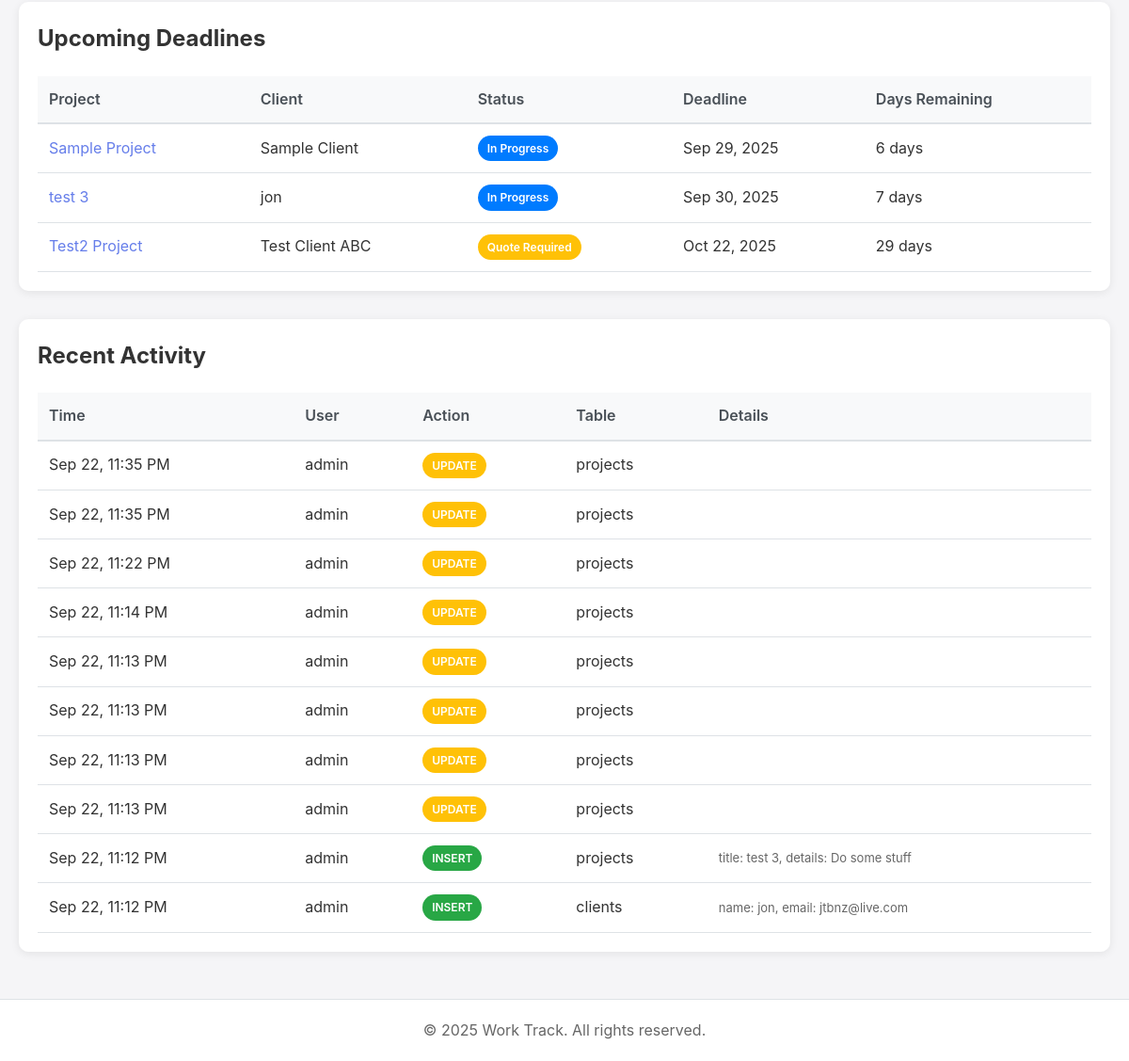
/index.php (signed in, lower part), run on an earlier commit of the app's database.
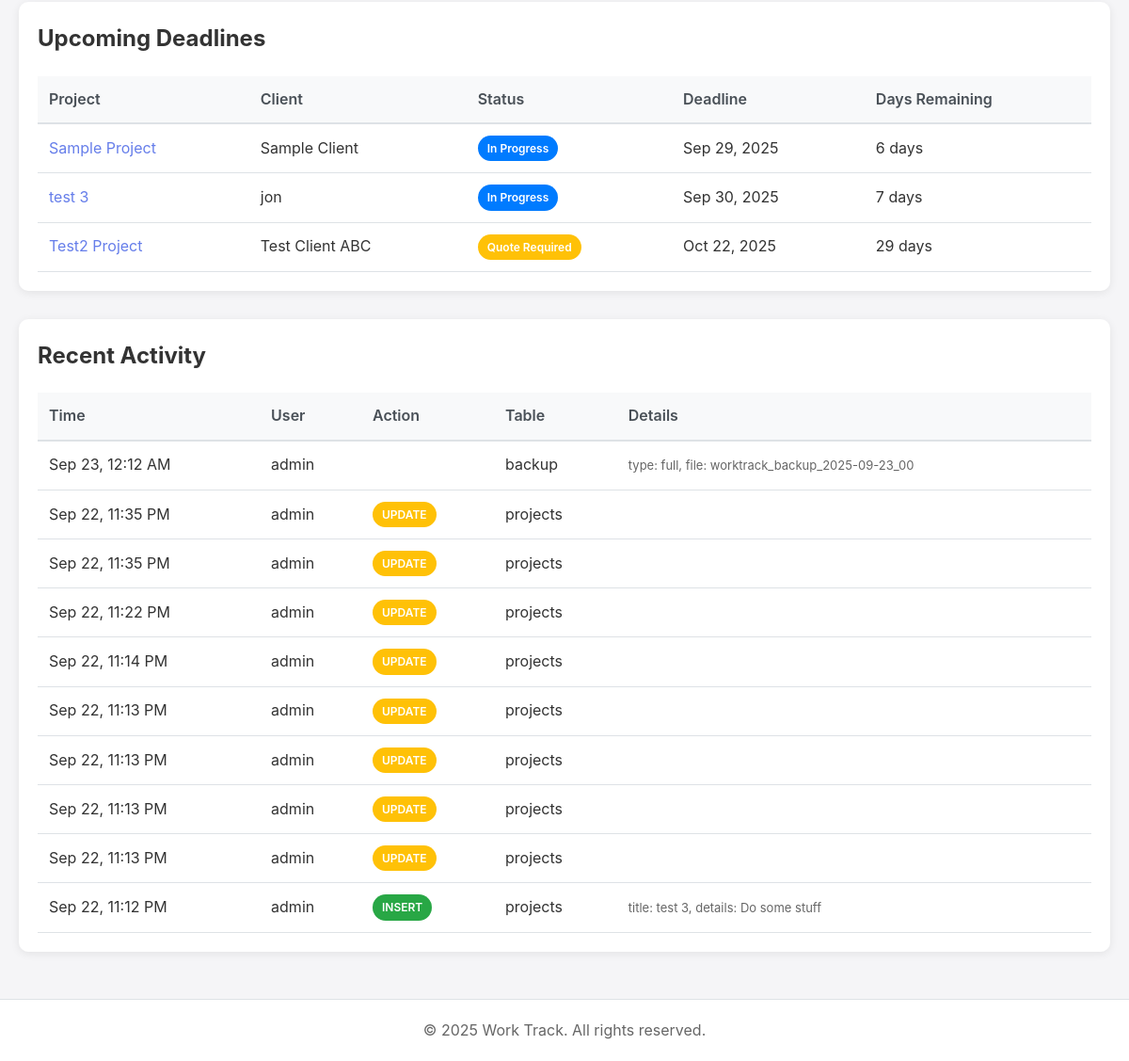
And on a later commit of the database.
### tables this page shows
CREATE TABLE projects (
    id INTEGER PRIMARY KEY AUTOINCREMENT,
    title TEXT NOT NULL,
    details TEXT,
    client_id INTEGER REFERENCES clients(id),
    start_date DATE,
    completion_date DATE,
    status_id INTEGER REFERENCES project_statuses(id),
    created_date DATETIME DEFAULT CURRENT_TIMESTAMP,
    fabric TEXT,
    created_by INTEGER REFERENCES users(id),
    updated_by INTEGER REFERENCES users(id),
    updated_at DATETIME DEFAULT CURRENT_TIMESTAMP,
    template_id INTEGER REFERENCES project_templates(id)
);

CREATE TABLE clients (
    id INTEGER PRIMARY KEY AUTOINCREMENT,
    name TEXT NOT NULL,
    address TEXT,
    phone TEXT,
    email TEXT,
    remarks TEXT,
    created_at DATETIME DEFAULT CURRENT_TIMESTAMP,
    updated_at DATETIME DEFAULT CURRENT_TIMESTAMP,
    created_by INTEGER REFERENCES users(id),
    updated_by INTEGER REFERENCES users(id)
);

CREATE TABLE project_statuses (
    id INTEGER PRIMARY KEY AUTOINCREMENT,
    name TEXT NOT NULL,
    color TEXT DEFAULT '#007bff',
    sort_order INTEGER DEFAULT 0,
    is_active BOOLEAN DEFAULT 1
);

CREATE TABLE audit_log (
    id INTEGER PRIMARY KEY AUTOINCREMENT,
    table_name TEXT NOT NULL,
    record_id INTEGER NOT NULL,
    action TEXT NOT NULL, -- INSERT, UPDATE, DELETE
    changes_json TEXT,
    user_id INTEGER REFERENCES users(id),
    timestamp DATETIME DEFAULT CURRENT_TIMESTAMP
);

CREATE TABLE users (
    id INTEGER PRIMARY KEY AUTOINCREMENT,
    username TEXT NOT NULL UNIQUE,
    password_hash TEXT NOT NULL,
    email TEXT NOT NULL,
    created_at DATETIME DEFAULT CURRENT_TIMESTAMP,
    last_login DATETIME
);

### includes/db.php (called while the page is built, shortened)
<?php
class Database {
    private static $instance = null;
    private $conn;
    private function __construct() {
        try {
            $this->conn = new PDO('sqlite:' . DB_PATH);
            $this->conn->setAttribute(PDO::ATTR_ERRMODE, PDO::ERRMODE_EXCEPTION);
            $this->conn->setAttribute(PDO::ATTR_DEFAULT_FETCH_MODE, PDO::FETCH_ASSOC);
            $this->conn->exec('PRAGMA foreign_keys = ON');
        } catch (PDOException $e) {
            die("Connection failed: " . $e->getMessage());
        }
    }
    public static function getInstance() {
        if (!self::$instance) {
            self::$instance = new Database();
        }
        return self::$instance;
    }
    public function query($sql, $params = []) {
        try {
            $stmt = $this->conn->prepare($sql);
            $stmt->execute($params);
            return $stmt;
        } catch (PDOException $e) {
            if (DEBUG_MODE) {
                throw $e;
            }
            error_log($e->getMessage());
            return false;
        }
    }
    public function fetchAll($sql, $params = []) {
        $stmt = $this->query($sql, $params);
        return $stmt ? $stmt->fetchAll() : [];
    }
}
?>

### index.php (the view, shortened to what this page needs)
<?php
require_once 'includes/header.php';
require_once 'includes/db.php';
$db = Database::getInstance();
$recentActivity = $db->fetchAll("
    SELECT al.*, u.username
    FROM audit_log al
    LEFT JOIN users u ON al.user_id = u.id
    ORDER BY al.timestamp DESC
    LIMIT 10
");
$upcomingDeadlines = $db->fetchAll("
    SELECT p.*, c.name as client_name, ps.name as status_name, ps.color as status_color
    FROM projects p
    LEFT JOIN clients c ON p.client_id = c.id
    LEFT JOIN project_statuses ps ON p.status_id = ps.id
    WHERE p.completion_date >= date('now')
    AND ps.name NOT IN ('Completed', 'Cancelled')
    ORDER BY p.completion_date ASC
    LIMIT 5
");
?>
<div class="table-container">
    <h2 style="margin-bottom: 20px;">Upcoming Deadlines</h2>
    <?php if (count($upcomingDeadlines) > 0): ?>
        <table>
            <thead>
                <tr>
                    <th>Project</th>
                    <th>Client</th>
                    <th>Status</th>
                    <th>Deadline</th>
                    <th>Days Remaining</th>
                </tr>
            </thead>
            <tbody>
                <?php foreach ($upcomingDeadlines as $project):
                    $daysRemaining = (strtotime($project['completion_date']) - time()) / 86400;
                    $daysRemaining = ceil($daysRemaining);
                ?>
                    <tr>
                        <td><a href="<?php echo BASE_PATH; ?>/projects.php?id=<?php echo $project['id']; ?>" style="color: #667eea; text-decoration: none;"><?php echo htmlspecialchars($project['title']); ?></a></td>
                        <td><?php echo htmlspecialchars($project['client_name'] ?? 'No client'); ?></td>
                        <td><span class="status-badge" style="background: <?php echo $project['status_color']; ?>; color: white;"><?php echo htmlspecialchars($project['status_name']); ?></span></td>
                        <td><?php echo date('M j, Y', strtotime($project['completion_date'])); ?></td>
                        <td>
                            <?php if ($daysRemaining < 0): ?>
                                <span style="color: #dc3545;">Overdue</span>
                            <?php elseif ($daysRemaining == 0): ?>
                                <span style="color: #ffc107;">Today</span>
                            <?php elseif ($daysRemaining == 1): ?>
                                <span style="color: #ffc107;">Tomorrow</span>
                            <?php else: ?>
                                <?php echo $daysRemaining; ?> days
                            <?php endif; ?>
                        </td>
                    </tr>
                <?php endforeach; ?>
            </tbody>
        </table>
    <?php else: ?>
        <p style="color: #666;">No upcoming deadlines</p>
    <?php endif; ?>
</div>
<div class="table-container" style="margin-top: 30px;">
    <h2 style="margin-bottom: 20px;">Recent Activity</h2>
    <?php if (count($recentActivity) > 0): ?>
        <table>
            <thead>
                <tr>
                    <th>Time</th>
                    <th>User</th>
                    <th>Action</th>
                    <th>Table</th>
                    <th>Details</th>
                </tr>
            </thead>
            <tbody>
                <?php foreach ($recentActivity as $activity): ?>
                    <tr>
                        <td><?php echo date('M j, g:i A', strtotime($activity['timestamp'])); ?></td>
                        <td><?php echo htmlspecialchars($activity['username'] ?? 'System'); ?></td>
                        <td>
                            <?php
                            $actionClass = '';
                            if ($activity['action'] == 'INSERT') $actionClass = 'btn-success';
                            elseif ($activity['action'] == 'UPDATE') $actionClass = 'btn-warning';
                            elseif ($activity['action'] == 'DELETE') $actionClass = 'btn-danger';
                            ?>
                            <span class="status-badge <?php echo $actionClass; ?>" style="color: white;">
                                <?php echo $activity['action']; ?>
                            </span>
                        </td>
                        <td><?php echo htmlspecialchars($activity['table_name']); ?></td>
                        <td style="font-size: 13px; color: #666;">
                            <?php
                            $changes = json_decode($activity['changes_json'], true);
                            if ($changes && is_array($changes)) {
                                $summary = [];
                                foreach (array_slice($changes, 0, 2) as $key => $value) {
                                    if (!is_array($value)) {
                                        $summary[] = $key . ': ' . substr($value, 0, 30);
                                    }
                                }
                                echo htmlspecialchars(implode(', ', $summary));
                            }
                            ?>
                        </td>
                    </tr>
                <?php endforeach; ?>
            </tbody>
        </table>
    <?php else: ?>
        <p style="color: #666;">No recent activity</p>
    <?php endif; ?>
</div>
<?php require_once 'includes/footer.php'; ?>

### includes/header.php (shortened to what this page needs)
<!DOCTYPE html>
<html lang="en">
<head>
    <link rel="stylesheet" href="<?php echo BASE_PATH; ?>/public/css/style.css">
</head>
<body>
    <div class="main-container">

### includes/footer.php
    </div>
    <footer class="footer">
        <div class="footer-container">
            <p>&copy; <?php echo date('Y'); ?> <?php echo SITE_NAME; ?>. All rights reserved.</p>
        </div>
    </footer>
</body>
</html>

### public/css/style.css (style rules this page uses)
* { margin: 0; padding: 0; box-sizing: border-box; }
body { font-family: -apple-system, BlinkMacSystemFont, "Segoe UI", Roboto, "Helvetica Neue", Arial, sans-serif; background: #f5f5f7; color: #333; line-height: 1.6; }
.main-container { max-width: 1400px; margin: 30px auto; padding: 0 20px; min-height: calc(100vh - 140px); }
.table-container { background: white; border-radius: 10px; padding: 20px; box-shadow: 0 2px 10px rgba(0,0,0,0.08); overflow-x: auto; }
table { width: 100%; border-collapse: collapse; }
th { text-align: left; padding: 12px; background: #f8f9fa; font-weight: 600; color: #495057; border-bottom: 2px solid #dee2e6; }
td { padding: 12px; border-bottom: 1px solid #dee2e6; }
.btn-success { background: #28a745; color: white; }
.btn-warning { background: #ffc107; color: #212529; }
.status-badge { padding: 4px 10px; border-radius: 15px; font-size: 12px; font-weight: 600; display: inline-block; }
.footer { background: white; border-top: 1px solid #dee2e6; margin-top: 50px; }
.footer-container { max-width: 1400px; margin: 0 auto; padding: 20px; text-align: center; color: #666; }

What changed in the data, as far as the page shows it:
no longer on this page (row unchanged): audit_log: timestamp "Sep 22, 11:12 PM", user.username "admin", action "INSERT", table_name "clients", summary "name: jon, email: jtbnz@live.com"
added audit_log: timestamp "Sep 23, 12:12 AM", user.username "admin", table_name "backup", summary "type: full, file: worktrack_backup_2025-09-23_00"
